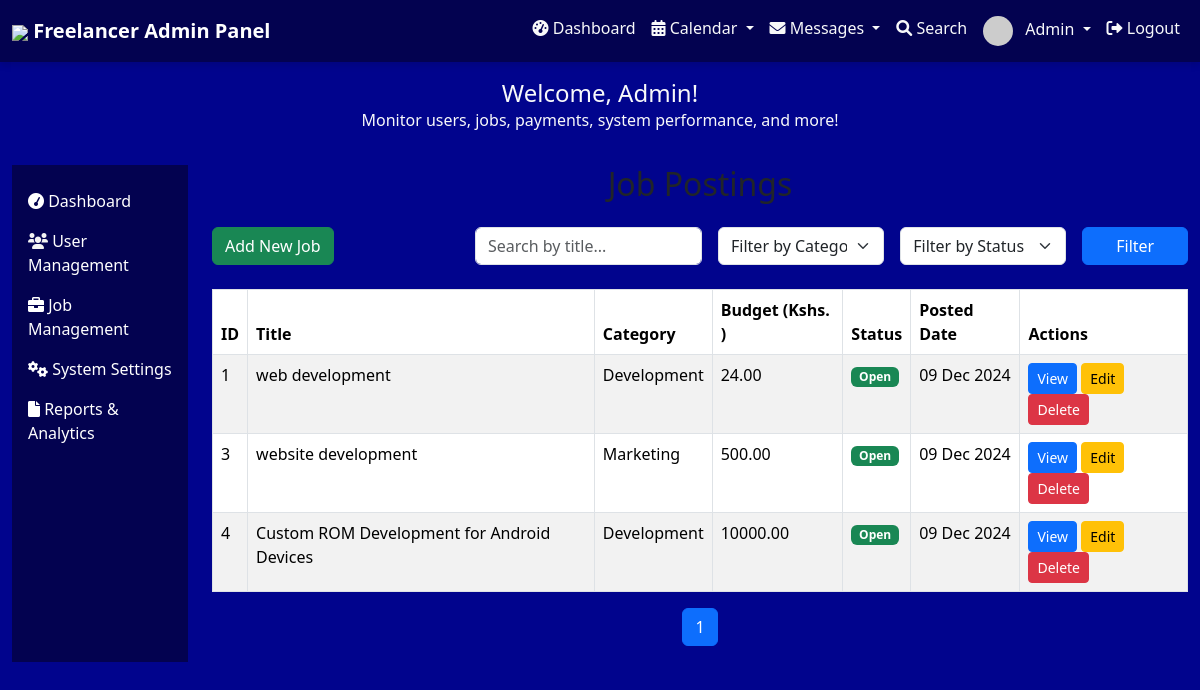
Page /admin_panel/job_postings/ on the committed database.
### admin_panel/models.py (models this page shows, shortened)
class JobPosting(models.Model):
    title = models.CharField(max_length=200)
    category = models.CharField(max_length=100)
    description = models.TextField()
    budget = models.DecimalField(max_digits=10, decimal_places=2)
    status = models.CharField(max_length=20, choices=[('Open', 'Open'), ('Closed', 'Closed')])
    created_at = models.DateTimeField(default=now)
    deadline = models.DateTimeField()
    current_applicants = models.IntegerField(default=0)
    max_applicants = models.IntegerField(null=True, blank=True)  # Optional
    tags = models.ManyToManyField('Tag', blank=True)

### admin_panel/views.py (the view)
# urls.py: path('job_postings/', views.job_postings, name='job_postings'),
def job_postings(request):
    search_query = request.GET.get('search', '')
    category_filter = request.GET.get('category', '')
    status_filter = request.GET.get('status', '')
    jobs = JobPosting.objects.all()
    if search_query:
        jobs = jobs.filter(title__icontains=search_query)
    if category_filter:
        jobs = jobs.filter(category=category_filter)
    if status_filter:
        jobs = jobs.filter(status=status_filter)
    paginator = Paginator(jobs, 10)  # 10 jobs per page
    page_number = request.GET.get('page')
    jobs = paginator.get_page(page_number)
    return render(request, 'admin_panel/job_postings.html', {'jobs': jobs})

### admin_panel/templates/admin_panel/job_postings.html (shortened to what this page needs)
{% extends 'base.html' %}
{% block content %}
<h2 class="text-center mb-4">Job Postings</h2>
<div class="d-flex justify-content-between align-items-center mb-4">
    <a href="{% url 'admin_add_job' %}" class="btn btn-success">
         Add New Job
    </a>
    <form method="get" action="" class="row g-3">
        <div class="col-md-4">
            <input type="text" name="search" class="form-control" placeholder="Search by title..." value="{{ request.GET.search }}">
        </div>
        <div class="col-md-3">
            <select name="category" class="form-select">
                <option value="">Filter by Category</option>
            </select>
        </div>
        <div class="col-md-3">
            <select name="status" class="form-select">
                <option value="">Filter by Status</option>
            </select>
        </div>
        <div class="col-md-2">
            <button type="submit" class="btn btn-primary w-100">Filter</button>
        </div>
    </form>
</div>
<div class="table-responsive">
    <table class="table table-striped table-bordered">
        <thead>
            <tr>
                <th>ID</th>
                <th>Title</th>
                <th>Category</th>
                <th>Budget (Kshs. )</th>
                <th>Status</th>
                <th>Posted Date</th>
                <th>Actions</th>
            </tr>
        </thead>
        <tbody>
            {% if jobs %}
                {% for job in jobs %}
                <tr>
                    <td>{{ job.id }}</td>
                    <td>{{ job.title }}</td>
                    <td>{{ job.category }}</td>
                    <td>{{ job.budget }}</td>
                    <td>
                        <span class="badge {% if job.status == 'Open' %}bg-success{% else %}bg-danger{% endif %}">
                            {{ job.status }}
                        </span>
                    </td>
                    <td>{{ job.created_at|date:"d M Y" }}</td>
                    <td>
                        <a href="{% url 'admin_view_job' job.id %}" class="btn btn-sm btn-primary">View</a>
                        <a href="{% url 'admin_edit_job' job.id %}" class="btn btn-sm btn-warning">Edit</a>
                        <a href="{% url 'admin_delete_job' job.id %}" class="btn btn-sm btn-danger">Delete</a>
                    </td>
                </tr>
                {% endfor %}
            {% else %}
                <tr>
                    <td colspan="7" class="text-center">No jobs found.</td>
                </tr>
            {% endif %}
        </tbody>
    </table>
</div>
{% if jobs.paginator %}
<div class="d-flex justify-content-center">
    <nav>
        <ul class="pagination">
            {% for page_num in jobs.paginator.page_range %}
                <li class="page-item {% if jobs.number == page_num %}active{% endif %}">
                    <a class="page-link" href="?page={{ page_num }}&{{ request.GET.urlencode }}">{{ page_num }}</a>
                </li>
            {% endfor %}
        </ul>
    </nav>
</div>
{% endif %}
{% endblock %}

### admin_panel/templates/base.html (shortened to what this page needs)
<!DOCTYPE html>
<html lang="en">
<head>
  <link href="https://cdn.jsdelivr.net/npm/bootstrap@5.3.3/dist/css/bootstrap.min.css" rel="stylesheet"></head>
  <link href="https://cdn.jsdelivr.net/npm/font-awesome/css/font-awesome.min.css" rel="stylesheet">
  <link href="https://daks2k3a4ib2z.cloudfront.net/5862ff0a48ddaea33e96e0ef/css/freelancer-cms.webflow.f510b9bc8.css" rel="stylesheet" type="text/css"/>
<body style="background: #01048d; height: 100%;">
  {% include 'admin_panel/navbar.html' %}
  <div class="container-fluid" style="background: #01048d; height: 100%;">
    <div class="row">
              <div class="col-12">
            <div class="alert alert-blue text-center" role="alert">
                <h4 class="mb-0 text-light">Welcome, Admin!</h4>
                <p class="mb-0 text-light">Monitor users, jobs, payments, system performance, and more!</p>
            </div>
        </div>
      <div class="col-md-2">
        {% include 'admin_panel/sidebar.html' %}
      </div>
      <div class="col-md-10">
        {% block content %}{% endblock %}
      </div>
    </div>
  </div>
  <script src="https://cdn.jsdelivr.net/npm/bootstrap@5.3.3/dist/js/bootstrap.bundle.min.js"></script></body>
</html>

### admin_panel/templates/admin_panel/navbar.html (shortened to what this page needs)
<link href="https://cdnjs.cloudflare.com/ajax/libs/font-awesome/6.0.0-beta3/css/all.min.css" rel="stylesheet">
<link rel="stylesheet" href="https://cdnjs.cloudflare.com/ajax/libs/animate.css/4.1.1/animate.min.css">
<nav class="navbar navbar-expand-lg ">
  <div class="container-fluid" data-collapse="medium" data-animation="default" data-duration="400" class="navbar w-nav">
    <a class="navbar-brand text-white fw-bold" href="{% url 'admin_dashboard' %}">
      <img src="http://uploads.webflow.com/5862ff0a48ddaea33e96e0ef/587523cda9cb9b0448b0f616_Logo.png" width="50" />
        Freelancer Admin  Panel
    </a>
    <div class="collapse navbar-collapse" id="navbarNav">
      <ul class="navbar-nav ms-auto">
        <li class="nav-item ">
          <a class="nav-link text-light" href="{% url 'admin_dashboard' %}">
            <i class="fas fa-tachometer-alt"></i>   Dashboard
          </a>
        </li>
        <li class="nav-item  dropdown">
          <a class="nav-link text-light dropdown-toggle" href="#" id="navbarDropdownCalendar" role="button" data-bs-toggle="dropdown" aria-expanded="false">
            <i class="fas fa-calendar-alt"></i> Calendar
          </a>
        </li>
        <li class="nav-item  dropdown">
          <a class="nav-link text-light dropdown-toggle" href="#" id="navbarDropdownMessages" role="button" data-bs-toggle="dropdown" aria-expanded="false">
            <i class="fas fa-envelope"></i> Messages
          </a>
        </li>
        <li class="nav-item ">
          <a class="nav-link text-light" href="#">
            <i class="fas fa-search"></i> Search
          </a>
        </li>
        <li class="nav-item  dropdown">
          <a class="nav-link text-light dropdown-toggle" href="#" id="navbarDropdownProfile" role="button" data-bs-toggle="dropdown" aria-expanded="false">
            <img src="https://via.placeholder.com/30" alt="Avatar" class="rounded-circle me-2"> Admin
          </a>
        </li>
        <li class="nav-item ">
          <a class="nav-link text-light" href="#">
            <i class="fas fa-sign-out-alt"></i> Logout
          </a>
        </li>
      </ul>
    </div>
  </div>
</nav>

### admin_panel/templates/admin_panel/sidebar.html (shortened to what this page needs)
<nav id="sidebarMenu" class=" sidebar" style="background: #030250; height:100%; color: white;">
    <div class="position-sticky pt-3">
        <ul class="nav flex-column">
            <li class="nav-item">
                <a class="nav-link active" href="/admin_panel/dashboard/" style="color: white;">
                    <i class="fa fa-tachometer" style="color: white;"></i>
                    <span class="menu-text" >Dashboard</span>
                </a>
            </li>
            <li class="nav-item">
                <a class="nav-link" href="/admin_panel/manage_users/" style="color: white;">
                    <i class="fa fa-users" style="color: #f3f3f3;"></i>
                    <span class="menu-text">User Management</span>
                </a>
            </li>
            <li class="nav-item">
                <a class="nav-link" href="/admin_panel/job_postings/" style="color: white;">
                    <i class="fa fa-briefcase" style="color: white;"></i>
                    <span class="menu-text">Job Management</span>
                </a>
            </li>
            <li class="nav-item">
                <a class="nav-link" href="/admin_panel/system_settings/" style="color: white;">
                    <i class="fa fa-cogs" style="color: white;"></i>
                    <span class="menu-text">System Settings</span>
                </a>
            </li>
            <li class="nav-item">
                <a class="nav-link" href="#" style="color: white;">
                    <i class="fa fa-file" style="color: white;"></i>
                    <span class="menu-text">Reports & Analytics</span>
                </a>
            </li>
        </ul>
    </div>
</nav>

### admin_panel/templates/admin_panel/navbar.html (style rules this page uses)
.navbar { background: #030250; box-shadow: 0px 4px 6px rgba(0, 0, 0, 0.1); }

### rows in the picture
JobPosting: id "1", title "web development", category "Development", budget "24.00", status "Open", created_at "09 Dec 2024"
JobPosting: id "3", title "website development", category "Marketing", budget "500.00", status "Open", created_at "09 Dec 2024"
JobPosting: id "4", title "Custom ROM Development for Android Devices", category "Development", budget "10000.00", status "Open", created_at "09 Dec 2024"

### other values in the picture
{{ page_num }} "1"
